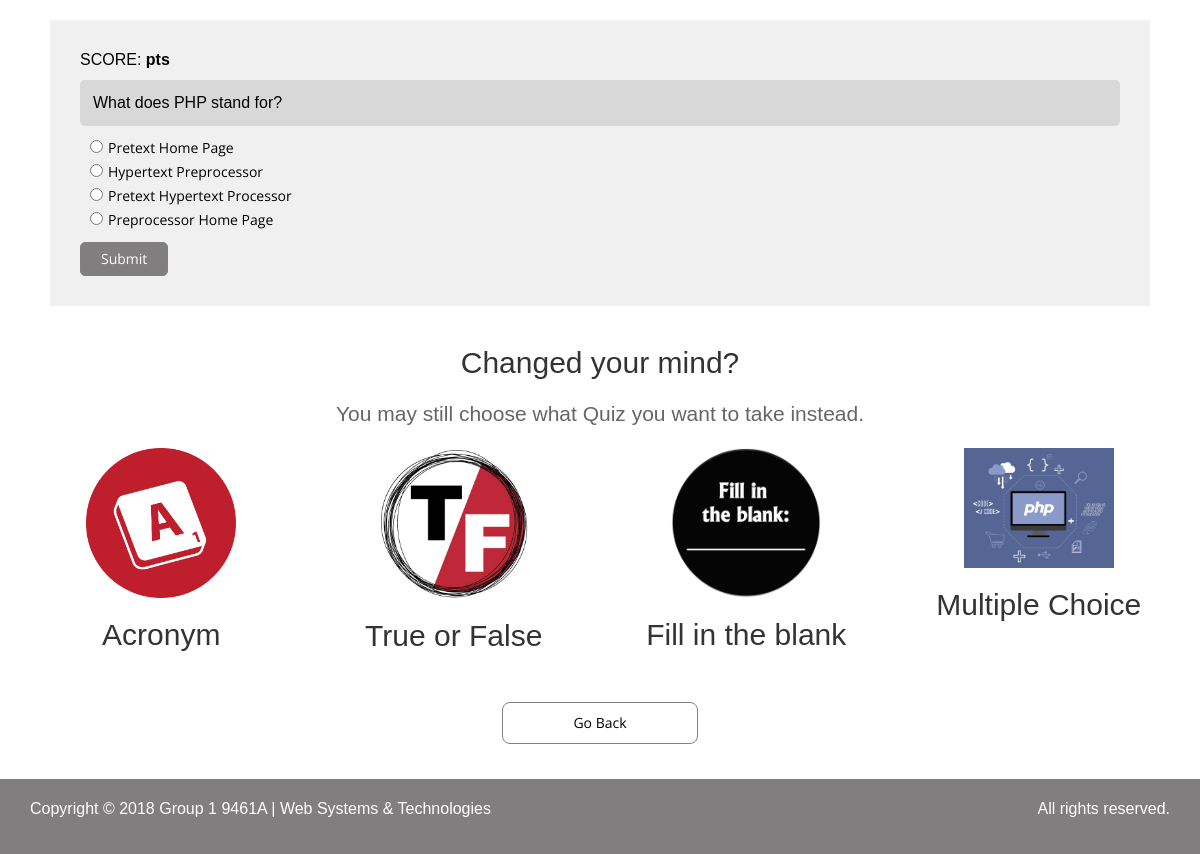
Page /qMultipleChoice.php?n=1 on the earlier database version.
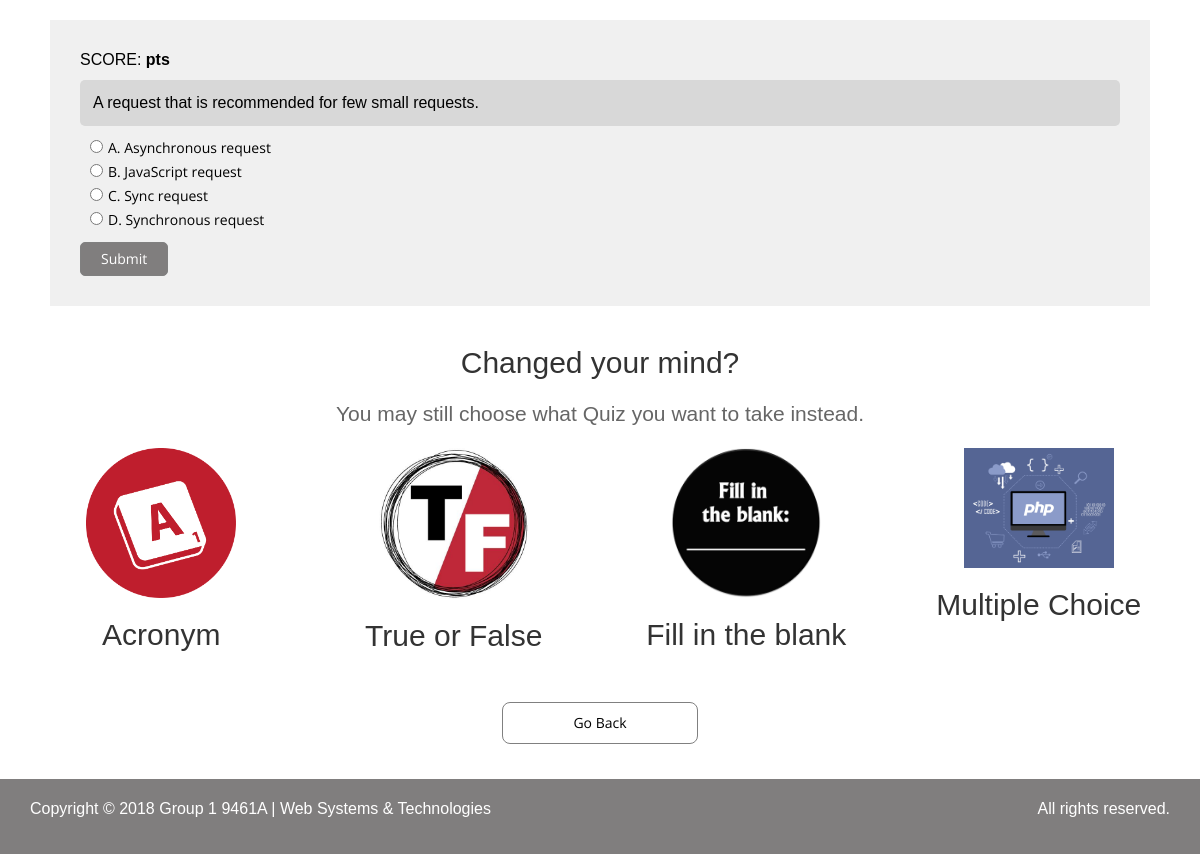
Same page on the later database version.
### tables this page shows
CREATE TABLE IF NOT EXISTS `questions` (
  `question_number` int(11) NOT NULL,
  `text` text NOT NULL,
  `q_id` int(11) NOT NULL AUTO_INCREMENT,
  `q_group` int(11) NOT NULL,
  PRIMARY KEY (`q_id`)
);

CREATE TABLE IF NOT EXISTS `choices` (
  `id` int(11) NOT NULL AUTO_INCREMENT,
  `question_number` int(11) NOT NULL,
  `is_correct` tinyint(1) NOT NULL,
  `text` text NOT NULL,
  PRIMARY KEY (`id`)
);

### qMultipleChoice.php (the view, shortened to what this page needs)
<?php include 'db.php'; ?>
<?php
  $number = (int) $_GET['n'];
  $query = "SELECT * FROM questions WHERE  question_number = $number";
  $result = $mysqli->query($query) or die($mysqli->error.___Line___);
  $question = $result->fetch_assoc();
  $query = "SELECT * FROM choices WHERE  question_number = $number";
  $choices = $mysqli->query($query) or die($mysqli->error.___Line___);
?>
<!DOCTYPE html>
<html lang="en">
<head>
  <link href="css/bootstrap.min.css" rel="stylesheet">
  <link href="css/animate.min.css" rel="stylesheet">
  <link href="css/font-awesome.min.css" rel="stylesheet">
  <link href="css/lightbox.css" rel="stylesheet">
  <link href="css/main.css" rel="stylesheet">
  <link id="css-preset" href="css/presets/preset1.css" rel="stylesheet">
  <link href="css/responsive.css" rel="stylesheet">
</head>
<body>
    <div id="intro">
      <div class="container">
      	<div class="quiz-container">
	      	<p> SCORE: <bold><?php echo $_SESSION['score'] ?> pts </bold></p>
	        <p class="question">
	          <?php echo $question['text']; ?>
	        </p>
	        <form method="post" action="process.php">
	          <ul class="choices">
	            <?php while($row = $choices->fetch_assoc()): ?>
	              <li><input name="choice" type="radio" value="<?php echo $row['id'] ?>" /><?php echo $row['text']; ?></li>
	            <?php endwhile; ?>
	          </ul>
	          <input type="submit" value="Submit" />
         </div>
          <div class="row justify-content-center mb-5">
            <div class="col-md-12 text-center">
                <h2>Changed your mind?</h2>
                <p class="lead">You may still choose what Quiz you want to take instead.</p>
            </div>
            </div>
            <div class="row blog-entries on-quiz text-center">
                <div class="col-md-3 col-sm-6 col-12 wow fadeInUp" data-wow-duration="1000ms" data-wow-delay="300ms">
                    <a href="acronym.php" class="blog-entry">
                    <img src="images/acronym.png" alt="Image placeholder">
                    <h2>Acronym</h2>
                    </a>
                </div>
                <div class="col-md-3 col-sm-6 col-12 wow fadeInUp" data-wow-duration="1000ms" data-wow-delay="400ms">
                    <a href="trueFalse.php" class="blog-entry">
                    <img src="images/True-False_Logo.JPG" alt="Image placeholder">
                    <h2>True or False</h2>
                    </a>
                </div>
                <div class="col-md-3 col-sm-6 col-12 wow fadeInUp" data-wow-duration="1000ms" data-wow-delay="500ms">
                    <a href="fillBlank.php" class="blog-entry">
                    <img src="images/fill-in-the-blanks.png" alt="Image placeholder">
                    <h2>Fill in the blank</h2>
                    </a>
                </div>
                <div class="col-md-3 col-sm-6 col-12 wow fadeInUp" data-wow-duration="1000ms" data-wow-delay="600ms">
                    <a href="multipleChoice.php" class="blog-entry">
                    <img src="images/php.png" alt="Image placeholder">
                    <h2>Multiple Choice</h2>                    </a>
                </div>
            </div>
	    <section class="learning-button">
	      <div class="caption">
	        <a class="btn toggle-btn" href="index.php">Go Back</a>
	      </div>
	    </section>
  </div>
    <footer id="footer">
    <div class="footer-bottom">
      <div class="container">
        <div class="row">
          <div class="col-sm-6">
            <p>Copyright &copy; 2018 Group 1 9461A | Web Systems & Technologies</p>
          </div>
          <div class="col-sm-6">
            <p class="pull-right">All rights reserved.</p>
          </div>
        </div>
      </div>
    </div>
  </footer>
</body>
</html>

### css/main.css (style rules this page uses)
body { font-family: 'Open Sans', sans-serif; font-size: 14px; line-height: 24px; color: #666; background-color: #fff; }
.row.blog-entries.on-quiz { margin-bottom: 30px; }
.row.blog-entries.on-quiz img { width: 150px; transition: transform .2s; }
bold { font-weight: 600; }
.quiz-container { position: relative; margin: 20px; padding: 30px; background-color: #d0cfcf52; color: black; }
.quiz-container .question { padding: 13px; border-radius: 5px; background-color: #d8d8d8; margin-top: 5px; }
.quiz-container ul { margin: 10px; padding: 0; }
.quiz-container ul li { list-style-type: none; }
.quiz-container ul li input { margin-right: 5px; padding-top: 3px; }
.quiz-container input { background: none; border: none; border: 1px solid grey; color: white; border-radius: 5px; padding: 4px 20px; background-color: #807e7e; }
a.btn.toggle-btn { border: 1px solid grey; color: black; padding: 10px 70px; border-radius: 8px; }
.learning-button { padding: 0; margin-bottom: 20px; }
.learning-button .caption { text-align: center; }
h1, h2, h3, h4, h5, h6 { color: #333; font-family: 'header-font', sans-serif; }
h2 { font-size: 30px; margin-bottom: 20px; }
.btn { border: 0; border-radius: 0; }
a { text-decoration: none; -webkit-transition: 300ms; -moz-transition: 300ms; -o-transition: 300ms; transition: 300ms; }
section { padding: 90px 0; }
#footer { color:#fff; background-color: #807e7e; }
#footer .footer-bottom { background-color: #807e7e; padding: 20px 0 10px; color: white; }
#footer .footer-bottom p { color: white; }
p { font-family: 'modern-sans', sans-serif; font-size: 16px; font-style: normal; font-variant: normal; font-weight: 400; line-height: 20px; }

Differences in the rows shown:
changed questions: text "What does PHP stand for?" → "A request that is recommended for few small requests."
changed choices: text "Pretext Home Page" → "A. Asynchronous request"
changed choices: text "Hypertext Preprocessor" → "B. JavaScript request"
changed choices: text "Pretext Hypertext Processor" → "C. Sync request"
changed choices: text "Preprocessor Home Page" → "D. Synchronous request"
